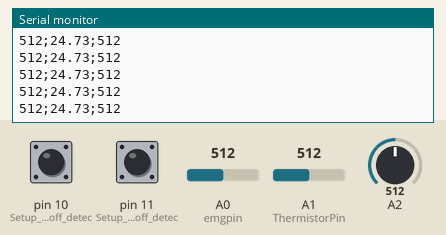
The sketch below on a simulated Arduino Uno, built with avr-gcc and run on an emulated ATmega328P. Shown: the last lines printed to the serial monitor. The inputs (shaded band) are chosen by the test bench; at power-on: pin 10 (Setup_for_leads_off_detec) LOW, A0 (emgpin) = 512, A1 (ThermistorPin) = 512, A2 = 512, pin 11 (Setup_for_leads_off_detec) LOW.

Above: at 1.2 s.
1.3 s: pin 10 (Setup_for_leads_off_detec) pulled HIGH for 0.15 s
2.9 s: A0 (emgpin) set to 716
At 3.5 s:
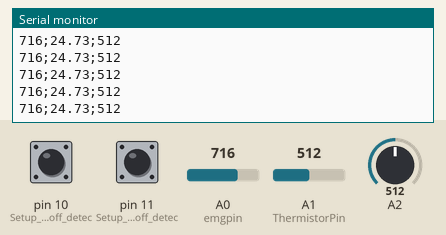
4.4 s: A1 (ThermistorPin) set to 716
At 5.4 s:
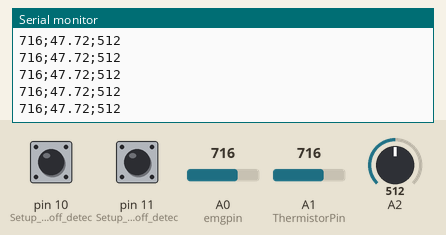
5.9 s: A2 set to 716
At 6.9 s:
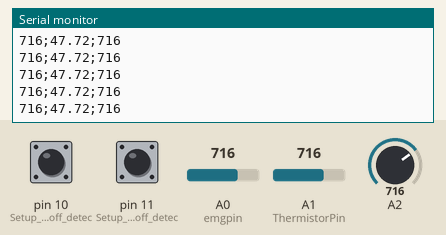
7.4 s: A0 (emgpin) set to 900
At 8.2 s:
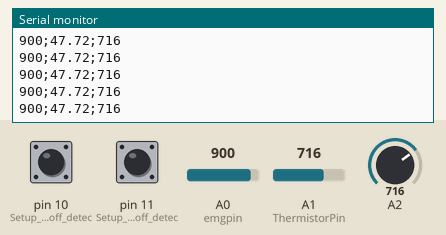
8.9 s: A1 (ThermistorPin) set to 900
At 9.8 s:
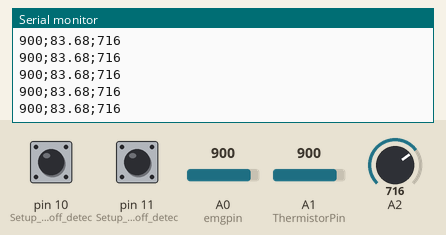
Timing chart, 0 to 11.4 s (numbered marks = the images above; inputs shaded):
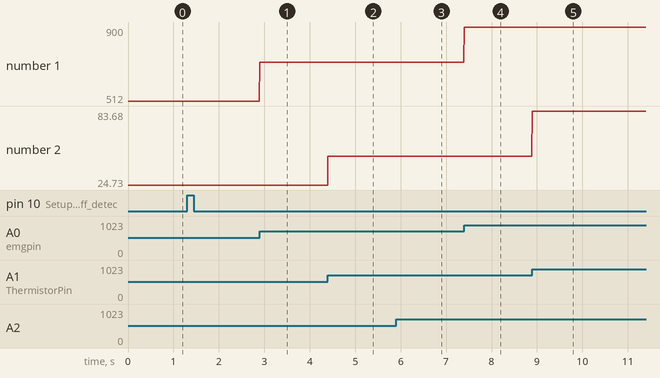

The sketch:

term_emg_ekg.ino
```cpp
char dataReady=0;
int emgpin = A0;
int ekg = 0;
int emgReading;
int ThermistorPin = A1;
int Vo;
float R1 = 10000;
float logR2, R2, T, Tc;
float c1 = 1.009249522e-03, c2 = 2.378405444e-04, c3 = 2.019202697e-07;
void setupTimer1() {
  noInterrupts();
  // Clear registers
  TCCR1A = 0;
  TCCR1B = 0;
  TCNT1 = 0;

  // 830.0477277443453 Hz (12000000/((14456+1)*1))
//  OCR1A = 14456;
//  // CTC
//  TCCR1B |= (1 << WGM12);
//  // Prescaler 1
//  TCCR1B |= (1 << CS10);
//  // Output Compare Match A Interrupt Enable
//  TIMSK1 |= (1 << OCIE1A);
//  interrupts();
// OCR1A = 249;
//  // CTC
//  TCCR1B |= (1 << WGM12);
//  // Prescaler 64
//  TCCR1B |= (1 << CS11) | (1 << CS10);
//  // Output Compare Match A Interrupt Enable
//  TIMSK1 |= (1 << OCIE1A);
//  interrupts();
  OCR1A = 624;
  // CTC
  TCCR1B |= (1 << WGM12);
  // Prescaler 256
  TCCR1B |= (1 << CS12);
  // Output Compare Match A Interrupt Enable
  TIMSK1 |= (1 << OCIE1A);
  interrupts();


}

void setup() {
  // initialize the serial communication:
  Serial.begin(115200);

//  Serial.println("CLEARDATA");
//  Serial.println("LABEL,t,A0");
  pinMode(10, INPUT); // Setup for leads off detection LO +
  pinMode(11, INPUT); // Setup for leads off detection LO -
  setupTimer1();

}

void loop() {
  if(dataReady>0)
  {
    dataReady=0;
     emgReading  = analogRead(emgpin);

    Vo = analogRead(ThermistorPin);
    R2 = R1 * (1023.0 / (float)Vo - 1.0);
    logR2 = log(R2);
    T = (1.0 / (c1 + c2*logR2 + c3*logR2*logR2*logR2));
    Tc = T - 273.15;
        ekg = analogRead(A2);

    //sicaklik = analogRead(A1);
    //tarti = analogRead(A2);
    if((digitalRead(10) == 1)||(digitalRead(11) == 1)){
      Serial.println(0);
    }
    else{

        Serial.print(emgReading);
        Serial.print(";");
        Serial.print(Tc);
        Serial.print(";");
        Serial.println(ekg);


    }

  }
}

ISR(TIMER1_COMPA_vect){//timer0 interrupt 2kHz toggles pin 8
//generates pulse wave of frequency 2kHz/2 = 1kHz (takes two cycles for full wave- toggle high then toggle low)
  dataReady=1;
}
```

Measured:
- after the input at 2.9 s, the serial monitor: prints a new line at once (image 1)
- after the input at 4.4 s, the serial monitor: prints a new line at once (image 2)
- after the input at 5.9 s, the serial monitor: prints a new line at once (image 3)
- after the input at 7.4 s, the serial monitor: prints a new line at once (image 4)
- after the input at 8.9 s, the serial monitor: prints a new line at once (image 5)
- plotted number 1: 512 → 716 after the input at 2.9 s, 716 → 900 after the input at 7.4 s
- plotted number 2: 24.73 → 47.72 after the input at 4.4 s, 47.72 → 83.68 after the input at 8.9 s
